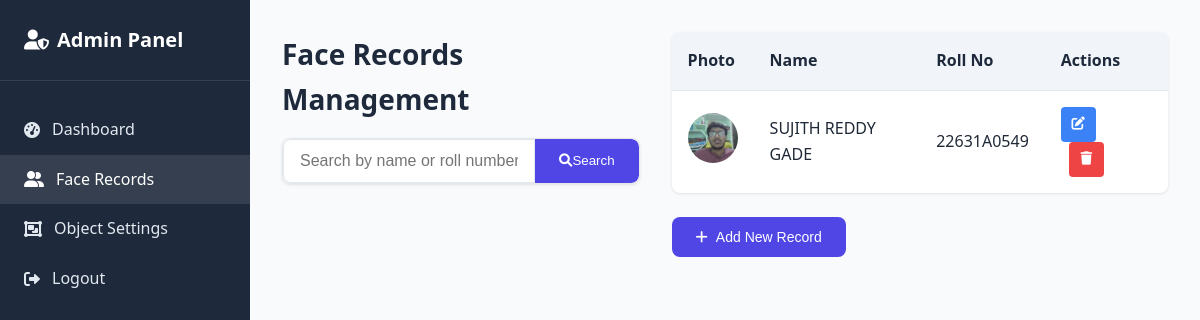
/admin/face-records (signed in), run on an earlier commit of the app's database.
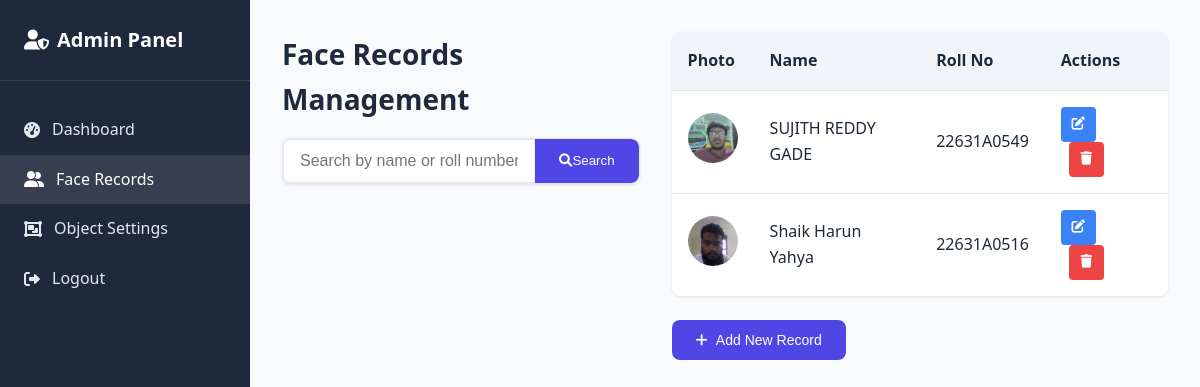
And on a later commit of the database.
### tables this page shows
CREATE TABLE users (
            id INTEGER PRIMARY KEY AUTOINCREMENT,
            name TEXT NOT NULL,
            roll_no TEXT NOT NULL UNIQUE,
            face_encoding BLOB NOT NULL,
            image_path TEXT
        );

### app.py (the view)
@app.route('/admin/face-records')
@admin_required
def face_records():
    face_data = db.get_all_face_records()
    return render_template('face_records.html', faces=face_data)

### app.py (called while the page is built)
def admin_required(view):
    @functools.wraps(view)
    def wrapped_view(**kwargs):
        if not session.get('admin_logged_in'):
            return redirect(url_for('admin_login'))
        return view(**kwargs)
    return wrapped_view

### database.py (called while the page is built)
    def get_all_face_records(self):
        cursor = self.conn.cursor()
        cursor.execute('SELECT name, roll_no, image_path FROM users ORDER BY name')
        return cursor.fetchall()

### templates/face_records.html (shortened to what this page needs)
<!DOCTYPE html>
<html lang="en">
<head>
    <link rel="stylesheet" href="{{ url_for('static', filename='css/style.css') }}">
    <link rel="stylesheet" href="https://cdnjs.cloudflare.com/ajax/libs/font-awesome/6.0.0/css/all.min.css">
</head>
<body>
    <div class="admin-container">
        <div class="sidebar">
            <div class="sidebar-header">
                <h2><i class="fas fa-user-shield"></i> Admin Panel</h2>
            </div>
            <div class="nav-menu">
                <a href="{{ url_for('admin_dashboard') }}" class="nav-item">
                    <i class="fas fa-tachometer-alt"></i> Dashboard
                </a>
                <a href="{{ url_for('face_records') }}" class="nav-item active">
                    <i class="fas fa-user-friends"></i> Face Records
                </a>
                <a href="{{ url_for('object_settings') }}" class="nav-item">
                    <i class="fas fa-object-group"></i> Object Settings
                </a>
                <a href="{{ url_for('admin_logout') }}" class="nav-item">
                    <i class="fas fa-sign-out-alt"></i> Logout
                </a>
            </div>
        </div>
        <div class="main-content">
            <div class="content-header">
                <h1>Face Records Management</h1>
                <div class="search-container">
                    <input type="text" id="searchInput" placeholder="Search by name or roll number...">
                    <button onclick="searchRecords()">
                        <i class="fas fa-search"></i> Search
                    </button>
                </div>
            </div>
            <div id="recordsTable">
                <table class="records-table">
                    <thead>
                        <tr>
                            <th>Photo</th>
                            <th>Name</th>
                            <th>Roll No</th>
                            <th>Actions</th>
                        </tr>
                    </thead>
                    <tbody>
                        {% for face in faces %}
                        <tr>
                            <td>
                                {% if face[2] %}
                                <img src="{{ url_for('static', filename='recognized_faces/' + face[2]) }}" class="user-avatar">
                                {% else %}
                                <div class="no-photo">
                                    <i class="fas fa-user"></i>
                                </div>
                                {% endif %}
                            </td>
                            <td>{{ face[0] }}</td>
                            <td>{{ face[1] }}</td>
                            <td>
                                <button class="action-btn edit-btn" onclick="showEditModal('{{ face[1] }}', '{{ face[0] }}')">
                                    <i class="fas fa-edit"></i>
                                </button>
                                <button class="action-btn delete-btn" onclick="confirmDelete('{{ face[1] }}')">
                                    <i class="fas fa-trash"></i>
                                </button>
                            </td>
                        </tr>
                        {% endfor %}
                    </tbody>
                </table>
                <div style="margin-top: 1.5rem;">
                    <button class="btn btn-primary" onclick="window.location.href='{{ url_for('face_detection') }}?admin=true'">
                        <i class="fas fa-plus"></i> Add New Record
                    </button>
                </div>
            </div>
        </div>
    </div>
</body>
</html>

### static/css/style.css (style rules this page uses)
:root { --primary-color: #2563eb; --secondary-color: #1d4ed8; --success-color: #059669; --danger-color: #dc2626; --background-color: #f3f4f6; --text-color: #1f2937; --border-radius: 0.5rem; }
* { margin: 0; padding: 0; box-sizing: border-box; }
body { font-family: 'Segoe UI', Tahoma, Geneva, Verdana, sans-serif; background: linear-gradient(135deg, #f3f4f6 0%, #e5e7eb 100%); color: var(--text-color); line-height: 1.6; min-height: 100vh; }
.main-content { display: flex; justify-content: center; align-items: flex-start; gap: 2rem; margin-bottom: 2rem; position: relative; min-height: 600px; }
.btn { display: inline-flex; align-items: center; justify-content: center; padding: 0.75rem 1.5rem; border-radius: var(--border-radius); font-size: 0.875rem; font-weight: 500; cursor: pointer; transition: all 0.3s ease; border: none; position: relative; overflow: hidden; text-decoration: none; }
.btn::after { content: ''; position: absolute; width: 100%; height: 100%; top: 0; left: 0; background: linear-gradient(rgba(255, 255, 255, 0.2), transparent); opacity: 0; transition: opacity 0.3s; }
.btn-primary { background: linear-gradient(135deg, var(--primary-color), var(--secondary-color)); color: white; }
.records-table { width: 100%; border-collapse: separate; border-spacing: 0; background: white; border-radius: 0.75rem; overflow: hidden; box-shadow: 0 4px 6px -1px rgba(0, 0, 0, 0.1); }
.records-table th { background: #4F46E5; color: white; padding: 1rem; text-align: left; font-weight: 500; }
.records-table td { padding: 1rem; border-bottom: 1px solid #f3f4f6; }
.records-table tr:last-child td { border-bottom: none; }
.action-btn { border: none; border-radius: 0.375rem; padding: 0.5rem; cursor: pointer; transition: all 0.2s; width: 36px; height: 36px; display: inline-flex; align-items: center; justify-content: center; }
.edit-btn { background: #3B82F6; color: white; }
.delete-btn { background: #EF4444; color: white; margin-left: 0.5rem; }
.search-container { display: flex; margin-bottom: 1.5rem; border-radius: 0.5rem; overflow: hidden; box-shadow: 0 1px 3px rgba(0, 0, 0, 0.1); border: 1px solid #e5e7eb; }
.search-container input { flex: 1; padding: 0.75rem 1rem; border: none; outline: none; font-size: 1rem; }
.search-container button { padding: 0 1.25rem; background: #4F46E5; color: white; border: none; cursor: pointer; display: flex; align-items: center; justify-content: center; }

What changed in the data, as far as the page shows it:
added users: image_path (picture), name "Shaik Harun Yahya", roll_no "22631A0516"
